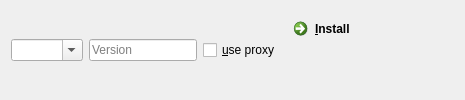
          <widget class="QWidget" name="Isttab_4">
           <attribute name="icon">
            <iconset>
             <normaloff>:/Images/256.png</normaloff>:/Images/256.png</iconset>
           </attribute>
           <attribute name="title">
            <string>Install</string>
           </attribute>
           <layout class="QVBoxLayout" name="verticalLayout_19">
            <item>
             <layout class="QHBoxLayout" name="horizontalLayout_18">
              <item>
               <widget class="QComboBox" name="PkgNmlineEdit_9">
                <property name="editable">
                 <bool>true</bool>
                </property>
               </widget>
              </item>
              <item>
               <widget class="QLineEdit" name="versionlineEdit">
                <property name="sizePolicy">
                 <sizepolicy hsizetype="Maximum" vsizetype="Fixed">
                  <horstretch>0</horstretch>
                  <verstretch>0</verstretch>
                 </sizepolicy>
                </property>
                <property name="placeholderText">
                 <string>Version</string>
                </property>
               </widget>
              </item>
              <item>
               <widget class="QCheckBox" name="useProxycheckBox">
                <property name="sizePolicy">
                 <sizepolicy hsizetype="Maximum" vsizetype="Fixed">
                  <horstretch>0</horstretch>
                  <verstretch>0</verstretch>
                 </sizepolicy>
                </property>
                <property name="text">
                 <string>&amp;use proxy</string>
                </property>
               </widget>
              </item>
              <item>
               <widget class="QCommandLinkButton" name="IstlcommandLinkButton_3">
                <property name="text">
                 <string>&amp;Install</string>
                </property>
               </widget>
              </item>
             </layout>
            </item>
           </layout>
          </widget>
